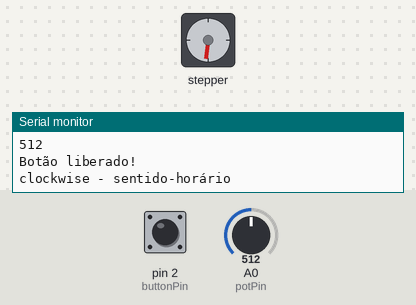
A sketch run on a simulated Arduino Uno, built with avr-gcc and run on an emulated ATmega328P. Shown: stepper motor, the last lines printed to the serial monitor. The inputs (shaded band) are chosen by the test bench; at power-on: A0 (potPin) = 512, pin 2 (buttonPin) HIGH. Stepper angles assume 200 steps per turn.

Above: at 1.2 s.
1.3 s: A0 (potPin) set to 306
At 2.0 s:
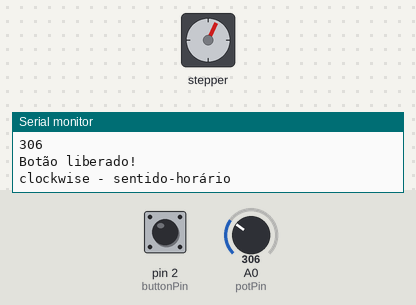
4.6 s: pin 2 (buttonPin) pulled LOW for 3.2 s
At 5.64 s:
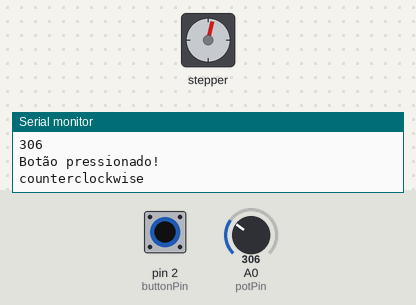
9.4 s: A0 (potPin) set to 122
At 9.89 s:
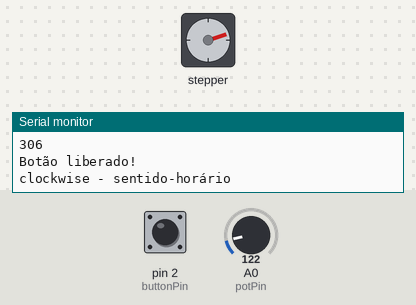
16.0 s: pin 2 (buttonPin) pulled LOW for 1 s
Timing chart, 0 to 20.3 s (numbered marks = the images above; inputs shaded):
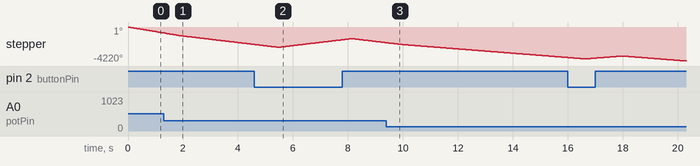

The sketch:

potenciometro_rpm_botao_sentido.ino
```cpp
//O objetivo deste código é controlar a velocidade de giro do motor de passo de acordo com o valor do potenciômetro!
//Além disso, quando o botão for pressionado, o sentido de rotação do motor deverá ser alterado!

// ========================================================================================================
// --- Bibliotecas Auxiliares ---
#include <Stepper.h>   //Biblioteca para controle de motor de passo
#include <Button.h> //Biblioteca para funcionamento de botões

// ========================================================================================================
// --- Mapeamento de Hardware ---
#define   in1   8      //Entrada 1 do ULN2003 (digital)
#define   in2   9      //Entrada 2 do ULN2003 (digital)
#define   in3  10      //Entrada 3 do ULN2003 (digital)
#define   in4  11      //Entrada 4 do ULN2003 (digital)
#define buttonPin 2 //Entrada 2 - Botão (digital)

// ========================================================================================================
// --- Constantes Auxiliares ---
const int stepsPerRevolution = 200;  // Aqui você altera o número de passos por revolução do motor
const int potPin = A0; // Pino do potenciômetro - Analógica 0

// ========================================================================================================
// --- Declaração de Objetos ---
Stepper myStepper(stepsPerRevolution, in1,in3,in2,in4); //Criação do objeto motor de passo, atribuindo como argumentos da função o número de passos por revolução e as 4 entradas digitais da placa

Button button(buttonPin); // Cria um objeto Button associado ao pino do botão

// ========================================================================================================
// --- Configurações Iniciais ---

void setup()
{
  myStepper.setSpeed(160); // Use esta função para definir as rotações por minuto (RPM) do motor
  pinMode(buttonPin, INPUT_PULLUP); // Configura o pino do botão como entrada com pull-up interno
  Serial.begin(9600); // Inicializa a comunicação serial com uma taxa de 9600 baud
  button.begin(); // Inicializa o botão

} //Fim da função setup()

// ========================================================================================================
// --- Loop Infinito ---

void loop()
{
  int potValue = analogRead(potPin);    // Lê o valor do potenciômetro

  // 1) Mapeia o valor do potenciômetro para a velocidade do motor
  // 2) Neste caso estamos definindo que no valor 0 do potenciômetro o motor gira em 30 RPM (mínimo) e, no valor 1023 do potenciômetro o motor gira em 160 RPM (máximo)
  // 3) Altere os valores conforme necessário
  int motorSpeed = map(potValue, 0, 1023, 30, 160);

  Serial.println(potValue); // Envia o valor lido para o monitor serial

  myStepper.setSpeed(motorSpeed); // Define a velocidade do motor em passos por minuto (PPM)

  // LOOP DO BOTÃO

  button.read(); // Atualiza o estado do botão, isto é, verifica se o botão está sendo pressionado ou não

  // Verifica se o botão foi pressionado
  if (button.pressed()) {
    Serial.println("Botão pressionado!");

    while (digitalRead(buttonPin) == LOW) { //Enquanto o botão estiver sendo pressionado, isto é, o sinal digital estiver como LOW
      Serial.println("counterclockwise"); // Enquanto a condição acima for verdadeira, o motor irá girar no sentido anti-horário
      myStepper.step(stepsPerRevolution); // Função que permite o giro do motor no sentido anti-horário (basta acrescentar o sinal negativo para inverter o sentido)
   }
  } //Fim do LOOP -- OU SEJA, O BOTÃO FOI LIBERADO

  // Verifica se o botão foi liberado

  //if (button.released()) -- Verifique que esta linha foi comentada por ser desnecessária e está aqui apenas para fins didáticos

    Serial.println("Botão liberado!");
    Serial.println("clockwise - sentido-horário");
    myStepper.step(-stepsPerRevolution); // Função que permite o giro do motor no sentido horário (basta retirar o sinal negativo para inverter o sentido)
  //}

}

//OBSERVAÇÃO IMPORTANTE: FOI UTILIZADO NO HARDWARE UM BOTÃO DE FIM DE CURSO, ISTO É, UM BOTÃO QUE PERMITE DUAS CARACTERÍSTICAS:
//                       1) NC - NORMAL CLOSED - NORMAL FECHADO - CIRCUITO NORMALMENTE FECHADO - AO PRESSIONAR O BOTÃO O MOTOR GIRA NO SENTIDO HORÁRIO - ABRE O CIRCUITO
//                       2) NO - NORMAL OPEN - NORMAL ABERTO - CIRCUITO NORMALMENTE ABERTO - AO PRESSIONAR O BOTÃO O MOTOR GIRA NO SENTIDO ANTI-HORÁRIO - FECHA O CIRCUITO
```
